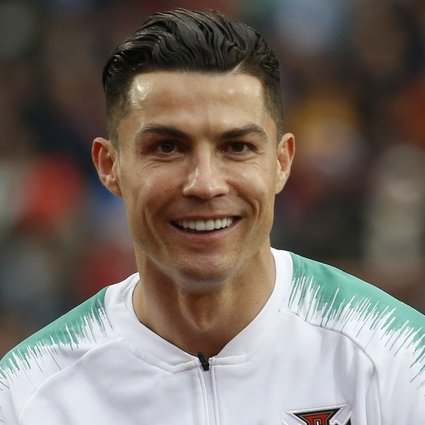
#> input picture Practice_in_steps/photos/ron2.jpg, 425 x 425 px
$ python blur.py
#> lines starting #> are read from the running program, lines starting #| are printed output that depends on the picture
import cv2 as cv
from matplotlib import pyplot as plt
import numpy as np

img = cv.imread("photos/ron2.jpg")
#> img is the input picture: shape (425, 425, 3); mean B, G, R 102.8, 110.4, 120.9
noise = cv.imread("photos/SNPnoise.png")
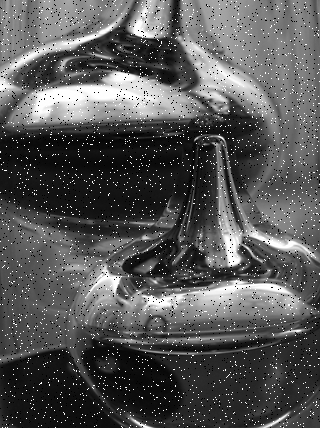
#> input picture Practice_in_steps/photos/SNPnoise.png, 320 x 428 px
#> noise is the input picture: shape (428, 320, 3); min 0, max 255, mean 86.8
img = cv.cvtColor(img,cv.COLOR_BGR2RGB)

kernel = np.ones((5,5), np.float32)/25

filter2D = cv.filter2D(img,-1,kernel)
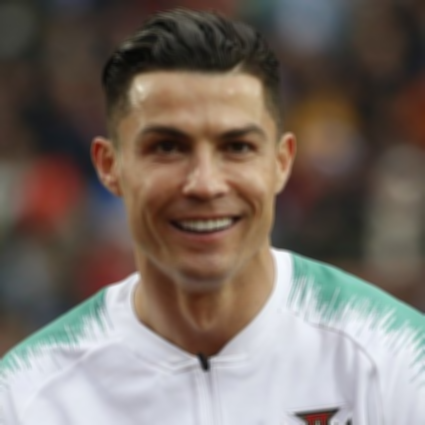
#> filter2D: shape (425, 425, 3); mean R, G, B 120.9, 110.4, 102.8
blur = cv.blur(img,(5,5))

Gaussian = cv.GaussianBlur(img,(5,5),0)
median = cv.medianBlur(noise,5)
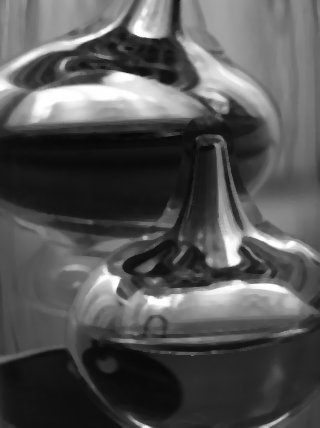
#> median: shape (428, 320, 3); min 7, max 254, mean 84.3
#> (the run stopped early here; a loop or call above may not have finished)
